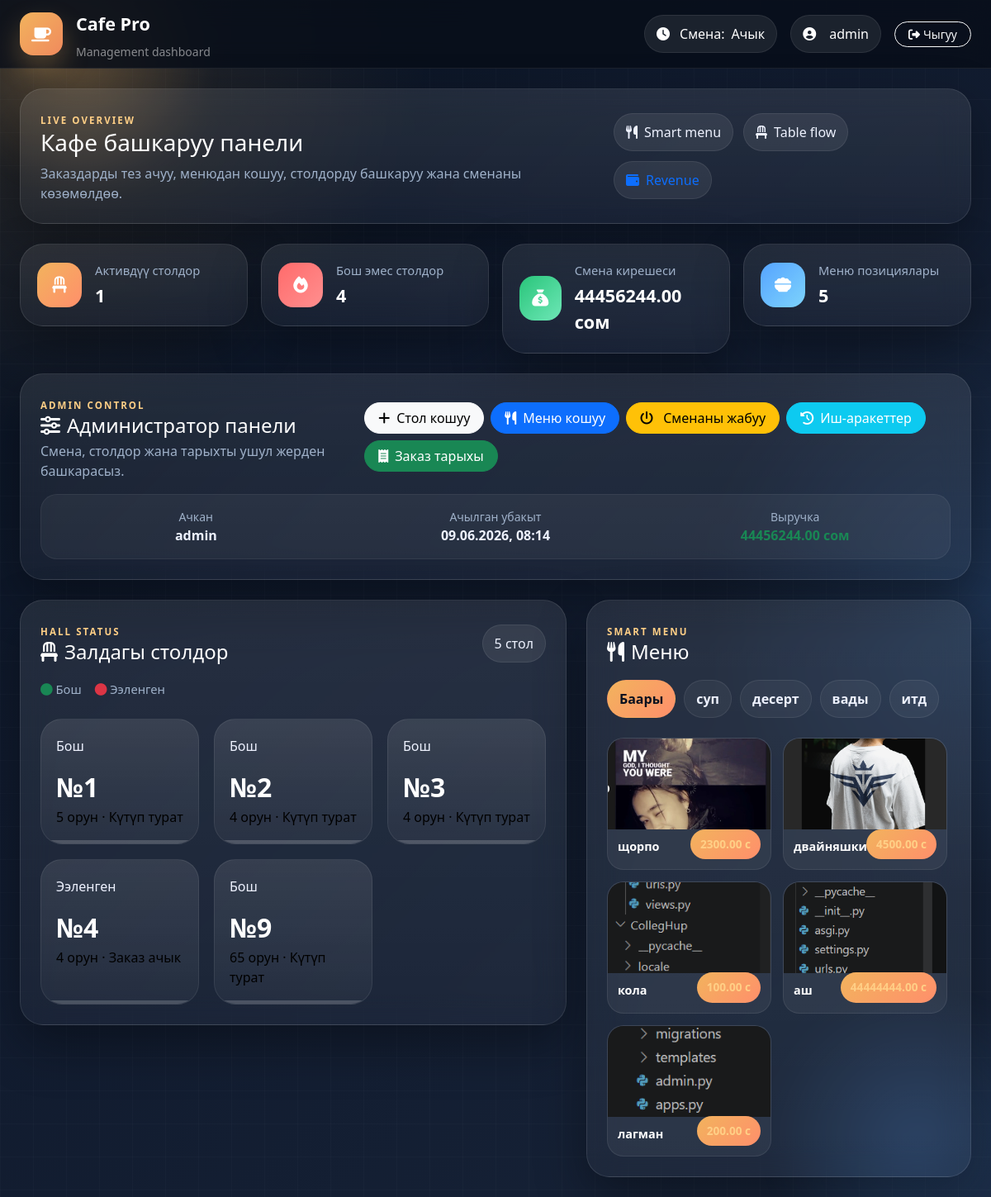
Page /dashboard/ (signed in) on the earlier database version.
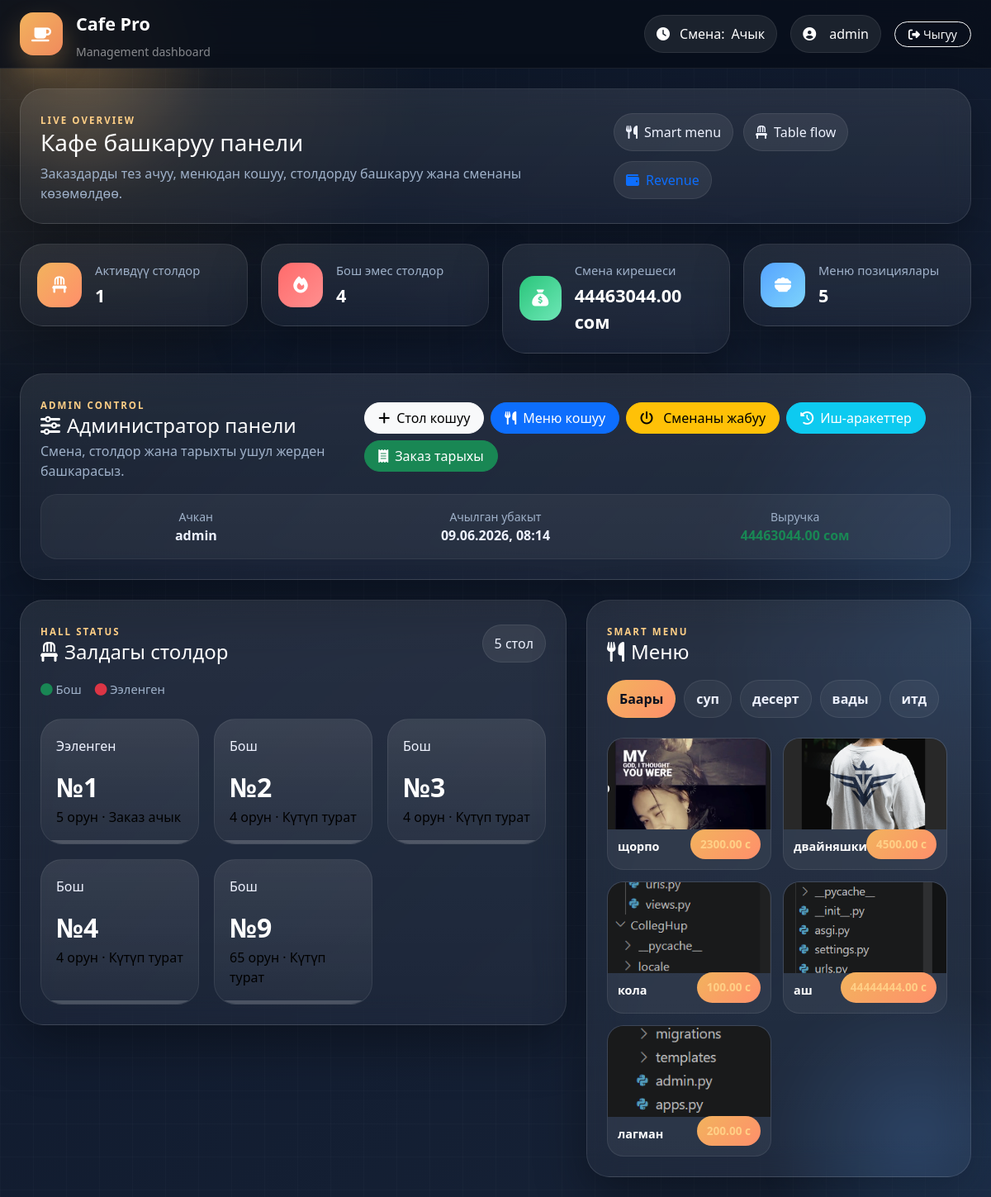
Same page on the later database version.
### cafe/models.py (models this page shows, shortened)
class Shift(models.Model):
    STATUS_CHOICES = [
        ('open', 'Ачык'),
        ('closed', 'Жабык'),
    ]
    opened_by = models.ForeignKey(User, on_delete=models.CASCADE)
    status = models.CharField(max_length=20, choices=STATUS_CHOICES, default='open')
    opened_at = models.DateTimeField(auto_now_add=True)
    closed_at = models.DateTimeField(null=True, blank=True)
    def revenue(self):
        orders = Order.objects.filter(
            status='closed',
            created_at__gte=self.opened_at
        )
        return sum(o.total() for o in orders)

class Order(models.Model):
    STATUS_CHOICES = [
        ('open', 'Ачык'),
        ('closed', 'Жабык'),
        ('cancelled', 'Жокко чыгарылган'),
    ]
    table = models.ForeignKey(Table, on_delete=models.CASCADE)
    waiter = models.ForeignKey(User, on_delete=models.CASCADE)
    status = models.CharField(max_length=20, choices=STATUS_CHOICES, default='open')
    created_at = models.DateTimeField(auto_now_add=True)
    closed_at = models.DateTimeField(null=True, blank=True)
    def total(self):
        return sum(item.subtotal() for item in self.orderitem_set.all())

class OrderItem(models.Model):
    order = models.ForeignKey(Order, on_delete=models.CASCADE)
    menu_item = models.ForeignKey(MenuItem, on_delete=models.CASCADE)
    quantity = models.IntegerField(default=1)        # Саны
    def subtotal(self):
        return self.menu_item.price * self.quantity

class MenuItem(models.Model):
    category = models.ForeignKey(Category, on_delete=models.CASCADE)
    name = models.CharField(max_length=200)          # Тамактын аты
    price = models.DecimalField(max_digits=10, decimal_places=2)  # Баасы
    image = models.ImageField(upload_to='menu/', blank=True, null=True)
    is_available = models.BooleanField(default=True) # Бар/Жок

class Table(models.Model):
    STATUS_CHOICES = [
        ('free', 'Бош'),
        ('busy', 'Ээленген'),
        ('selected', 'Тандалган'),
    ]
    number = models.IntegerField(unique=True)        # Стол номери
    seats = models.IntegerField()                    # Орун саны
    status = models.CharField(max_length=20, choices=STATUS_CHOICES, default='free')

### cafe/views.py (the view)
# urls.py: path('dashboard/', views.dashboard_view, name='dashboard'),
@login_required
def dashboard_view(request):
    context = get_base_context(request)
    return render(request, 'dashboard.html', context)

### cafe/views.py (called while the page is built)
def get_base_context(request):
    tables = Table.objects.all()
    menu_items = MenuItem.objects.all()
    categories = Category.objects.all()
    active_shift = Shift.objects.filter(status='open').first()
    return {
        'tables': tables,
        'menu_items': menu_items,
        'categories': categories,
        'active_shift': active_shift,
        'active_tables': tables.filter(status='busy').count(),
        'free_tables': tables.filter(status='free').count(),
        'menu_count': menu_items.count(),
    }

### templates/dashboard.html (shortened to what the changed rows need)
{% load static %}
<!DOCTYPE html>
<html lang="ky">
<head>
    <link href="https://cdn.jsdelivr.net/npm/bootstrap@5.3.0/dist/css/bootstrap.min.css" rel="stylesheet">
    <link rel="stylesheet" href="https://cdnjs.cloudflare.com/ajax/libs/font-awesome/6.4.0/css/all.min.css">
    <link rel="stylesheet" href="{% static 'css/style.css' %}">
</head>
<body>
    <main class="container-fluid px-3 px-lg-4 py-4">
        <section class="row g-3 mb-4">
            <div class="col-6 col-xl-3">
                <div class="stat-card glass-card">
                    <div>
                        <div class="stat-label">Смена кирешеси</div>
                        <div class="stat-value">{% if active_shift %}{{ active_shift.revenue }}{% else %}0{% endif %} сом</div>
                    </div>
                </div>
            </div>
        </section>
        <section class="glass-card admin-panel mb-4">
            {% if active_shift %}
            <div class="shift-info-panel mt-3">
                <div class="row text-center">
                    <div class="col"><div class="text-muted small">Ачкан</div><strong>{{ active_shift.opened_by.username }}</strong></div>
                    <div class="col"><div class="text-muted small">Ачылган убакыт</div><strong>{{ active_shift.opened_at|date:"d.m.Y, H:i" }}</strong></div>
                    <div class="col"><div class="text-muted small">Выручка</div><strong class="text-success">{{ active_shift.revenue }} сом</strong></div>
                </div>
            </div>
            {% endif %}
        </section>
        <section class="row g-4">
            <div class="col-xl-7">
                <div class="glass-card panel-card">
                    <div class="tables-grid mt-4">
                        {% for table in tables %}
                        <div class="table-card {% if table.status == 'busy' %}table-busy{% else %}table-free{% endif %}">
                            <div class="table-status-badge">
                                {% if table.status == 'busy' %}Ээленген{% else %}Бош{% endif %}
                            </div>
                            <div class="table-number">№{{ table.number }}</div>
                            <div class="table-info">{{ table.seats }} орун ·
                                {% if table.status == 'busy' %}Заказ ачык{% else %}Күтүп турат{% endif %}
                            </div>
                        </div>
                        {% endfor %}
                    </div>
                </div>
            </div>
        </section>
    </main>
</body>
</html>

Differences in the rows shown:
computed for Shift "admin": revenue "44456244.00" → "44463044.00"
changed Table (number 1 of 5 on the later page): status "Бош Күтүп турат" → "Ээленген Заказ ачык"
changed Table (number 4 of 5 on the later page): status "Ээленген Заказ ачык" → "Бош Күтүп турат"
